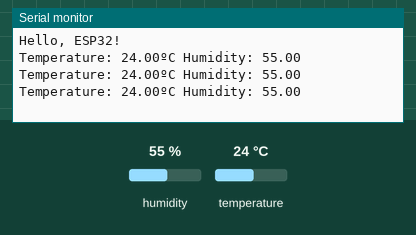
Recording of a sketch running on a simulated ESP32. Shown: the last lines printed to the serial monitor. The inputs (shaded band) are chosen by the test bench; at power-on: humidity 55 %, temperature 24 °C.

Above: at 3.8 s.
3.9 s: humidity set to 22 %
At 5.8 s:
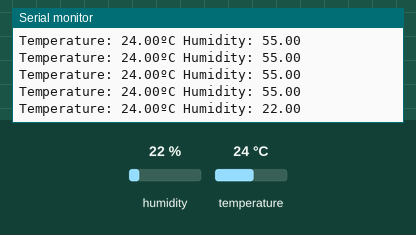
6.7 s: temperature set to 12 °C
At 7.7 s:
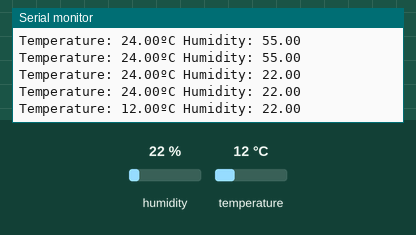
9.5 s: humidity set to 40 %
At 10.8 s:
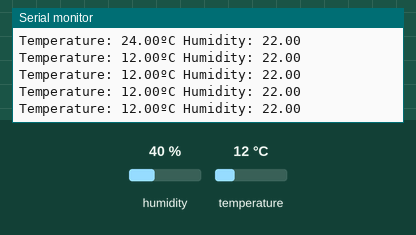
Timing chart, 0 to 12.5 s (numbered marks = the images above; inputs shaded):
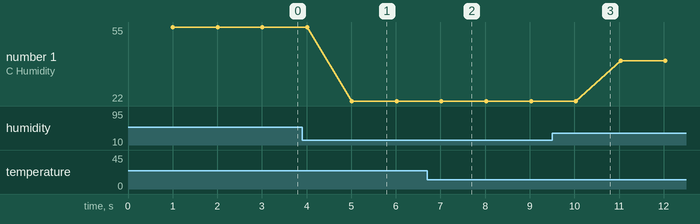

Measured:
- after the input at 3.9 s, the serial monitor: prints a new line after 1.1 s (image 1)
- after the input at 6.7 s, the serial monitor: prints a new line after 0.32 s (image 2)
- plotted number 1: 55 → 22 after the input at 3.9 s, 22 → 40 after the input at 9.5 s

The sketch:

dht.ino
```cpp
#include "DHT.h"
#define DHT22PIN 13


DHT dht(DHT22PIN, DHT22);

void setup() {

  Serial.println("Hello, ESP32!");

  Serial.begin(115200);
/* Start the DHT22 Sensor */
  dht.begin();
}

void loop() {
  delay(1000); // this speeetup code heds up the simulation

  float humi = dht.readHumidity();
  float temp = dht.readTemperature();
  Serial.print("Temperature: ");
  Serial.print(temp);
  Serial.print("ºC ");
  Serial.print("Humidity: ");
  Serial.println(humi);
}
```
